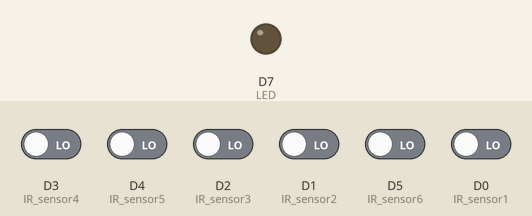
Recording of a sketch running on a simulated ESP8266 (NodeMCU). Shown: output pins drawn as LEDs (lit = HIGH). The inputs (shaded band) are chosen by the test bench; at power-on: D0 (IR_sensor1), D1 (IR_sensor2), D2 (IR_sensor3), D3 (IR_sensor4), D4 (IR_sensor5), D5 (IR_sensor6) LOW. WiFi joins after 1.5 s; servers stay silent unless stated.

Above: at 3.0 s.
3.1 s: D5 (IR_sensor6) driven HIGH
At 4.4 s:
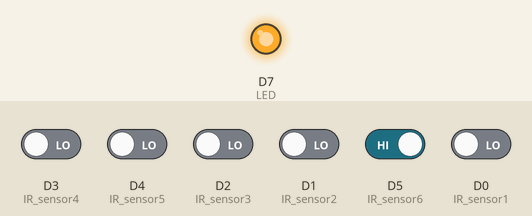
4.8 s: D5 (IR_sensor6) driven LOW
At 5.6 s:
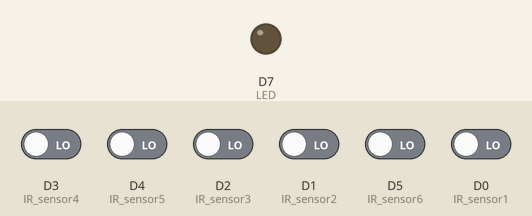
Timing chart, 0 to 7.8 s (numbered marks = the images above; inputs shaded):
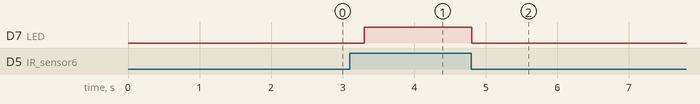

Measured:
- after the input at 3.1 s, D7 (LED): LOW → HIGH after 0.20 s
- after the input at 4.8 s, D7 (LED): HIGH → LOW at once

The sketch:

CarParkingSystem.ino
```cpp
#define BLYNK_PRINT Serial
#include <ESP8266WiFi.h>
#include <BlynkSimpleEsp8266.h>

char auth[] = "cRGVUpqB5fo14snH6JyextWL_2dPU98d"; //enter auth code
char ssid[] = "VALA_JI"; //enter wifi name
char pass[] = "vala8883"; //enter wifi password

int IR_sensor1 = D0;
int IR_sensor2 = D1;
int IR_sensor3 = D2;
int IR_sensor4 = D3;
int IR_sensor5 = D4;
int IR_sensor6 = D5;

int LED = D7;

WidgetLED led1(V1);// Virtual Pin V2
WidgetLED led2(V2);// Virtual Pin V3
WidgetLED led3(V3);
WidgetLED led4(V4);
WidgetLED led5(V5);
WidgetLED led6(V6);

BlynkTimer timer;

void sensor1(){
  int value = digitalRead(IR_sensor1);
  if(value == HIGH){
    led1.on();
    digitalWrite(LED,HIGH);
  }
  else{
    led1.off();
    digitalWrite(LED,LOW);
  }
}

void sensor2(){
  int value = digitalRead(IR_sensor2);
  if(value == HIGH){
    led2.on();
    digitalWrite(LED,HIGH);
  }
  else{
    led2.off();
    digitalWrite(LED,LOW);
  }
}

void sensor3(){
  int value = digitalRead(IR_sensor3);
  if(value == HIGH){
    led3.on();
    digitalWrite(LED,HIGH);
  }
  else{
    led3.off();
    digitalWrite(LED,LOW);
  }
}

void sensor4(){
  int value = digitalRead(IR_sensor4);
  if(value == HIGH){
    led4.on();
    digitalWrite(LED,HIGH);
  }
  else{
    led4.off();
    digitalWrite(LED,LOW);
  }
}

void sensor5(){
  int value = digitalRead(IR_sensor5);
  if(value == HIGH){
    led5.on();
    digitalWrite(LED,HIGH);
  }
  else{
    led5.off();
    digitalWrite(LED,LOW);
  }
}

void sensor6(){
  int value = digitalRead(IR_sensor6);
  if(value == HIGH){
    led6.on();
    digitalWrite(LED,HIGH);
  }
  else{
    led6.off();
    digitalWrite(LED,LOW);
  }
}


void setup()
{
  pinMode(LED, OUTPUT);
  pinMode(IR_sensor1,INPUT);
  pinMode(IR_sensor2,INPUT);
  pinMode(IR_sensor3,INPUT);
  pinMode(IR_sensor4,INPUT);
  pinMode(IR_sensor5,INPUT);
  pinMode(IR_sensor6,INPUT);
  Serial.begin(9600);
  Blynk.begin(auth, ssid, pass, "blynk.cloud", 80);
  timer.setInterval(300L,sensor1);
  timer.setInterval(300L,sensor2);
  timer.setInterval(300L,sensor3);
  timer.setInterval(300L,sensor4);
  timer.setInterval(300L,sensor5);
  timer.setInterval(300L,sensor6);
}

void loop()
{
  Blynk.run();
  timer.run();
}
```
